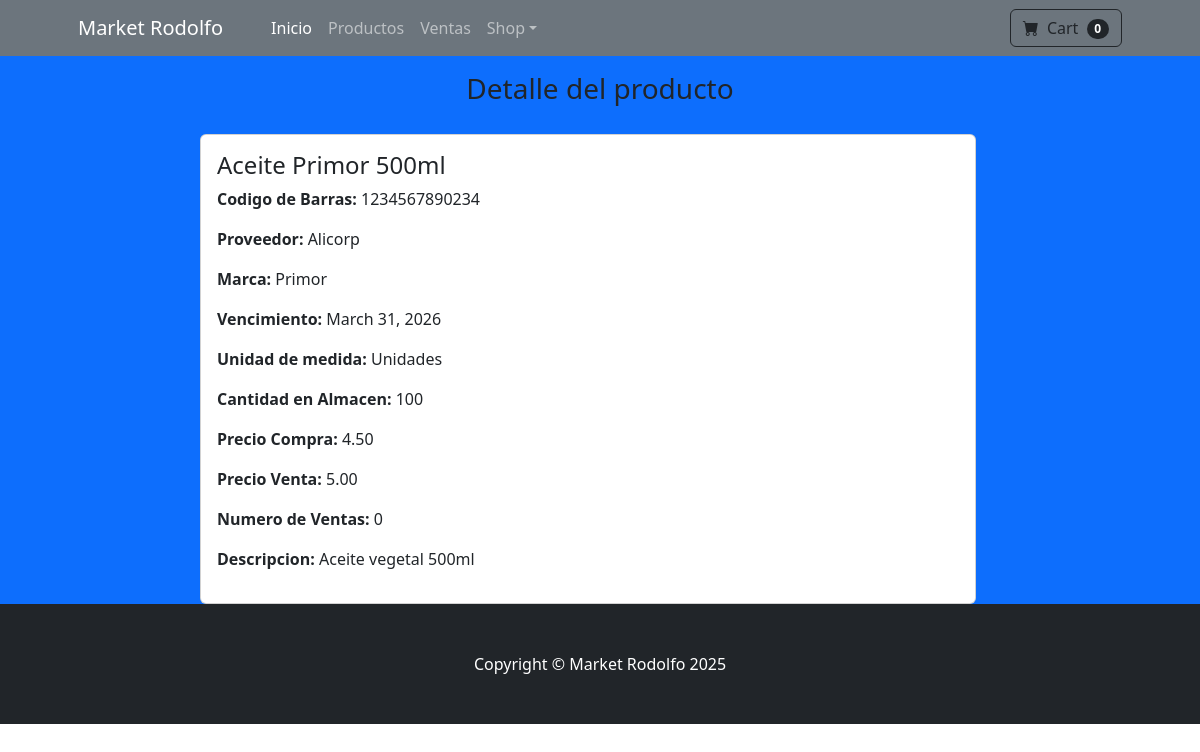
The page /producto/detalle/12 on the database its author committed.
### applications/producto/models.py (models this page shows, shortened)
class Product(TimeStampedModel):
    UNIT_CHOICES = (
        ('0', 'Kilogramos'),
        ('1', 'Litros'),
        ('2', 'Unidades'),
    )
    category=models.ForeignKey(Category, on_delete=models.CASCADE, default=1)
    barcode=models.CharField(max_length=13, unique=True)
    name=models.CharField('Nombre', max_length=40)
    slug=models.SlugField(max_length=50, unique=True, blank=True)
    provider=models.ForeignKey(Provider, on_delete=models.CASCADE)
    marca=models.ForeignKey(Marca, on_delete=models.CASCADE)
    due_date=models.DateField('fecha de vencimiento', blank=True, null=True)
    description=models.TextField('Descripcion del Producto', blank=True)
    unit=models.CharField('unidad de medida', max_length=1, choices=UNIT_CHOICES)
    count=models.PositiveIntegerField('Cantidad en Almacén', default=0)
    purchase_price=models.DecimalField('Precio de Compra', max_digits=7, decimal_places=2)
    sale_price=models.DecimalField('Precio de Venta', max_digits=7, decimal_places=2)
    num_sale=models.PositiveIntegerField('Numero de Ventas', default=0)
    anulate=models.BooleanField('Eliminado', default=False)
    objects=ProductManager()
    class Meta:
        verbose_name='Producto'
        verbose_name_plural='Productos'

class Provider(TimeStampedModel):
    name=models.CharField('Razon Social', max_length=100)
    email=models.EmailField(blank=True, null=True)
    phone=models.CharField('telefono', max_length=40, blank=True)
    web=models.URLField('sitio web', blank=True)
    class Meta:
        verbose_name='Proveedor'
        verbose_name_plural='Proveedores'
    def __str__(self):
        return self.name

class Marca(TimeStampedModel):
    name=models.CharField('Nombre', max_length=30)
    class Meta:
        verbose_name='Marca'
        verbose_name_plural='Marcas'
    def __str__(self):
        return self.name

### applications/producto/views.py (the view)
# urls.py: path('producto/detalle/<pk>', views.ProductDetailView.as_view(), name='producto-detail'),
class ProductDetailView(DetailView):
    template_name = "producto/detail.html"
    model = Product

### templates/producto/detail.html
{% extends "base.html" %}
{% load  static %}
{% block content %}
<div class="row bg-primary">
  <h3 class="col mt-3" style="margin-bottom: 1em; text-align: center;">Detalle del producto</h3>
  <div class="row">
    <div class="container">
        <div class="row justify-content-center">
            <div class="col-md-8">
                <div class="card">
                    <div class="card-body">
                    <h4>{{ product.name }}</h4>
                    <p><span style="font-weight: bold;">Codigo de Barras:</span> {{ object.barcode }}</p>
                    <p><span style="font-weight: bold;">Proveedor:</span> {{ product.provider }}</p>
                    <p><span style="font-weight: bold;">Marca:</span> {{ product.marca }}</p>
                    <p><span style="font-weight: bold;">Vencimiento:</span> {{ product.due_date }}</p>
                    <p><span style="font-weight: bold;">Unidad de medida:</span> {{ product.get_unit_display }}</p>
                    <p><span style="font-weight: bold;">Cantidad en Almacen:</span> {{ product.count }}</p>
                    <p><span style="font-weight: bold;">Precio Compra:</span> {{ product.purchase_price }}</p>
                    <p><span style="font-weight: bold;">Precio Venta:</span> {{ product.sale_price }}</p>
                    <p><span style="font-weight: bold;">Numero de Ventas:</span> {{ product.num_sale }}</p>
                    <p><span style="font-weight: bold;">Descripcion:</span> {{ product.description }}</p>
                    </div>
                </div>
            </div>
        </div>
    </div>
    </div>
</div>
{% endblock %}

### rows shown on the page
Product: name "Aceite Primor 500ml", barcode "1234567890234", provider "Alicorp", marca "Primor", due_date "March 31, 2026", unit "Unidades", count "100", purchase_price "4.50", sale_price "5.00", num_sale "0", description "Aceite vegetal 500ml"
